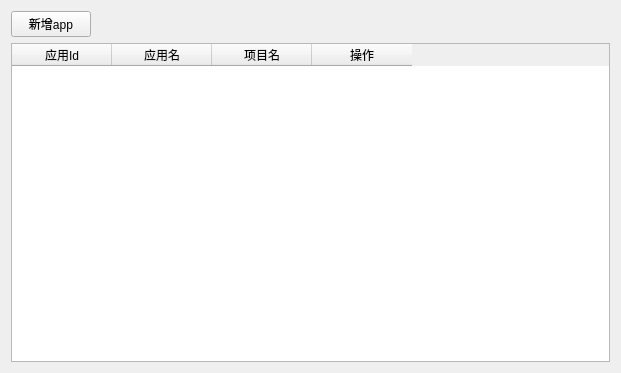
<?xml version="1.0" encoding="UTF-8"?>
<ui version="4.0">
 <class>listApp</class>
 <widget class="QWidget" name="listApp">
  <property name="geometry">
   <rect>
    <x>0</x>
    <y>0</y>
    <width>621</width>
    <height>373</height>
   </rect>
  </property>
  <property name="windowTitle">
   <string>Form</string>
  </property>
  <layout class="QHBoxLayout" name="horizontalLayout">
   <item>
    <layout class="QVBoxLayout" name="verticalLayout">
     <item>
      <widget class="QPushButton" name="addAppButton">
       <property name="sizePolicy">
        <sizepolicy hsizetype="Fixed" vsizetype="Fixed">
         <horstretch>0</horstretch>
         <verstretch>0</verstretch>
        </sizepolicy>
       </property>
       <property name="text">
        <string>新增app</string>
       </property>
      </widget>
     </item>
     <item>
      <widget class="QTableWidget" name="appTable">
       <property name="editTriggers">
        <set>QAbstractItemView::NoEditTriggers</set>
       </property>
       <property name="selectionMode">
        <enum>QAbstractItemView::SingleSelection</enum>
       </property>
       <property name="selectionBehavior">
        <enum>QAbstractItemView::SelectRows</enum>
       </property>
       <property name="sortingEnabled">
        <bool>true</bool>
       </property>
       <attribute name="verticalHeaderDefaultSectionSize">
        <number>60</number>
       </attribute>
       <column>
        <property name="text">
         <string>应用Id</string>
        </property>
       </column>
       <column>
        <property name="text">
         <string>应用名</string>
        </property>
       </column>
       <column>
        <property name="text">
         <string>项目名</string>
        </property>
       </column>
       <column>
        <property name="text">
         <string>操作</string>
        </property>
       </column>
      </widget>
     </item>
    </layout>
   </item>
  </layout>
 </widget>
 <resources/>
 <connections/>
</ui>
